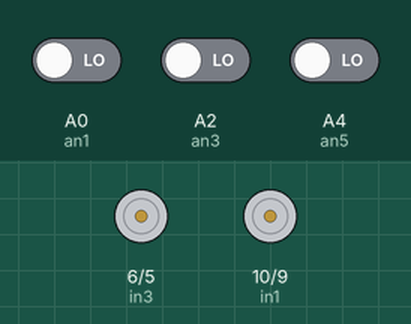
The sketch below on a simulated Arduino Uno, built with avr-gcc and run on an emulated ATmega328P. Parts: motor-driver pin pairs drawn as motors (green arrow = first pin HIGH = forward, orange = second pin HIGH = backward, longer = more drive). The inputs (shaded band) are chosen by the test bench; at power-on: A4 (an5) LOW, A0 (an1) LOW, A2 (an3) LOW.

Above: at 1.2 s.
1.3 s: A4 (an5) driven HIGH
At 2.4 s:
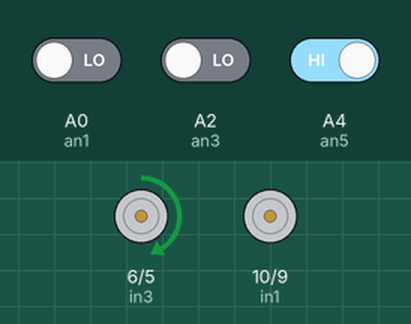
2.8 s: A0 (an1) driven HIGH
At 3.1 s:
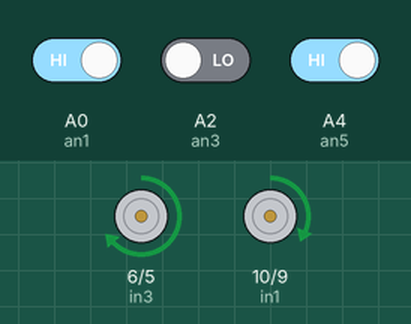
4.3 s: A2 (an3) driven HIGH
At 4.7 s:
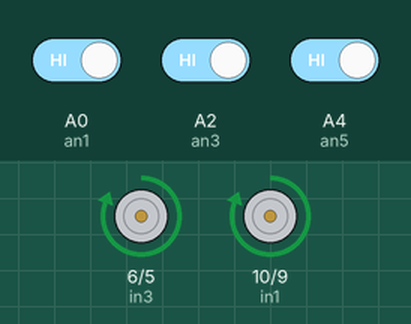
5.8 s: A0 (an1) driven LOW
At 6.6 s:
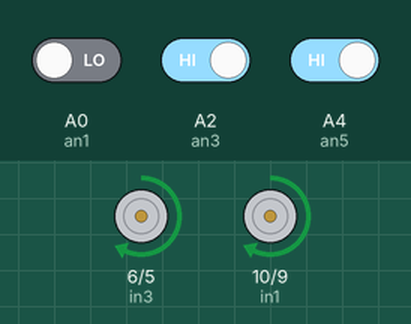
7.3 s: A4 (an5) driven LOW
At 7.7 s:
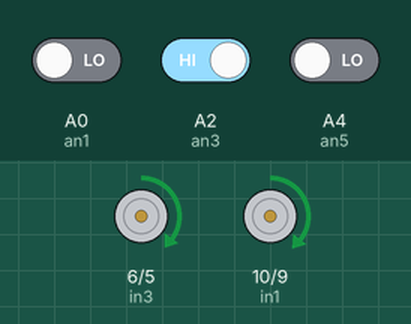
8.8 s: A0 (an1) driven HIGH
At 9.4 s:
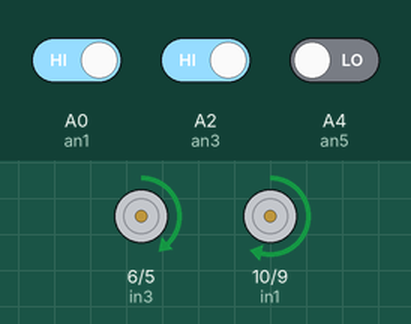
Timing chart, 0 to 11.3 s (numbered marks = the images above; inputs shaded):
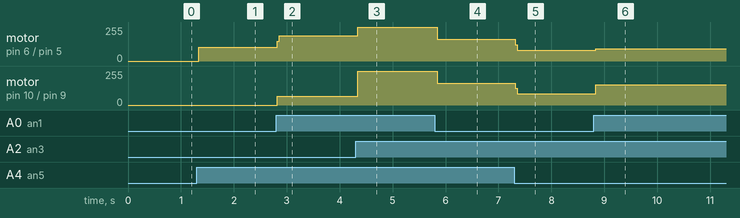

The sketch:

sistemKendali1.ino
```cpp
int an1=A0;
int an2=A1;
int an3=A2;
int an4=A3;
int an5=A4;
int an6=A5;

int in1=10;
int in2=9;
int in3=6;
int in4=5;
void setup() {
  // put your setup code here, to run once:
pinMode(an1, INPUT);
pinMode(an2, INPUT);
pinMode(an3, INPUT);
pinMode(an4, INPUT);
pinMode(an5, INPUT);
pinMode(an6, INPUT);

pinMode(in1, OUTPUT);
pinMode(in2, OUTPUT);
pinMode(in3, OUTPUT);
pinMode(in4, OUTPUT);
}

void loop() {
  // put your main code here, to run repeatedly:
if(digitalRead (an1)==HIGH || (an2)==HIGH){
{ // KIRI OY
 digitalWrite (in1,HIGH);
}
}

else {
  digitalWrite (in1,LOW);
  digitalWrite (in3,LOW);
}

if(digitalRead (an3)==HIGH || (an4)==HIGH){
   // TENGAHH
 digitalWrite (in1,HIGH);
 digitalWrite (in3,HIGH);
}

else {
  digitalWrite (in1,LOW);
  digitalWrite (in3,LOW);
}

if(digitalRead (an5)==HIGH || (an6)==HIGH){
  // KANAN
 digitalWrite (in3,HIGH);
}

else {
  digitalWrite (in1,LOW);
  digitalWrite (in3,LOW);
}
}
```

Measured:
- after the input at 1.3 s, motor on pin 6 (in3) / pin 5 (in4): stopped → forward 105/255 at once
- after the input at 2.8 s, motor on pin 6 (in3) / pin 5 (in4): forward 105/255 → forward 188/255 at once; motor on pin 10 (in1) / pin 9 (in2): stopped → forward 67/255 at once
- after the input at 4.3 s, motor on pin 6 (in3) / pin 5 (in4): forward 188/255 → forward 255/255 at once; motor on pin 10 (in1) / pin 9 (in2): forward 67/255 → forward 255/255 at once
- after the input at 5.8 s, motor on pin 6 (in3) / pin 5 (in4): forward 255/255 → forward 164/255 at once; motor on pin 10 (in1) / pin 9 (in2): forward 255/255 → forward 165/255 at once
- after the input at 7.3 s, motor on pin 6 (in3) / pin 5 (in4): forward 164/255 → forward 81/255 at once; motor on pin 10 (in1) / pin 9 (in2): forward 165/255 → forward 83/255 at once
- after the input at 8.8 s, motor on pin 6 (in3) / pin 5 (in4): forward 81/255 → forward 92/255 at once; motor on pin 10 (in1) / pin 9 (in2): forward 83/255 → forward 152/255 at once
